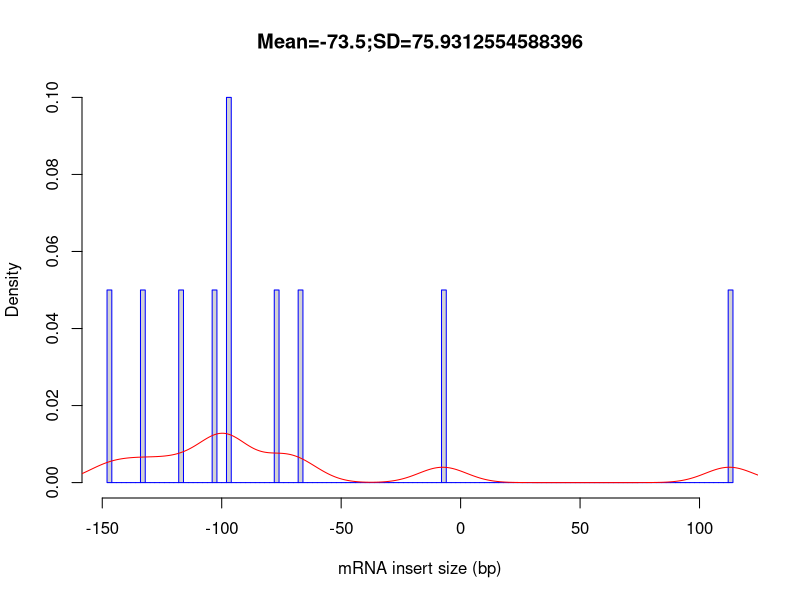

Source code (R):
out_file = 'Mmus_BAL-TAL_LRTN_FLT_Rep5_F10'
pdf('Mmus_BAL-TAL_LRTN_FLT_Rep5_F10.inner_distance_plot.pdf')
fragsize=rep(c(-147.5,-142.5,-137.5,-132.5,-127.5,-122.5,-117.5,-112.5,-107.5,-102.5,-97.5,-92.5,-87.5,-82.5,-77.5,-72.5,-67.5,-62.5,-57.5,-52.5,-47.5,-42.5,-37.5,-32.5,-27.5,-22.5,-17.5,-12.5,-7.5,-2.5,2.5,7.5,12.5,17.5,22.5,27.5,32.5,37.5,42.5,47.5,52.5,57.5,62.5,67.5,72.5,77.5,82.5,87.5,92.5,97.5,102.5,107.5,112.5,117.5,122.5,127.5,132.5,137.5,142.5,147.5,152.5,157.5,162.5,167.5,172.5,177.5,182.5,187.5,192.5,197.5,202.5,207.5,212.5,217.5,222.5,227.5,232.5,237.5,242.5,247.5,252.5,257.5,262.5,267.5,272.5,277.5,282.5,287.5,292.5,297.5,302.5,307.5,312.5,317.5,322.5,327.5,332.5,337.5,342.5,347.5),times=c(1,0,0,1,0,0,1,0,0,1,2,0,0,0,1,0,1,0,0,0,0,0,0,0,0,0,0,0,1,0,0,0,0,0,0,0,0,0,0,0,0,0,0,0,0,0,0,0,0,0,0,0,1,0,0,0,0,0,0,0,0,0,0,0,0,0,0,0,0,0,0,0,0,0,0,0,0,0,0,0,0,0,0,0,0,0,0,0,0,0,0,0,0,0,0,0,0,0,0,0))
frag_sd = sd(fragsize)
frag_mean = mean(fragsize)
frag_median = median(fragsize)
write(x=c("Name","Mean","Median","sd"), sep="	", file=stdout(),ncolumns=4)
write(c(out_file,frag_mean,frag_median,frag_sd),sep="	", file=stdout(),ncolumns=4)
hist(fragsize,probability=T,breaks=100,xlab="mRNA insert size (bp)",main=paste(c("Mean=",frag_mean,";","SD=",frag_sd),collapse=""),border="blue")
lines(density(fragsize,bw=10),col='red')
dev.off()
